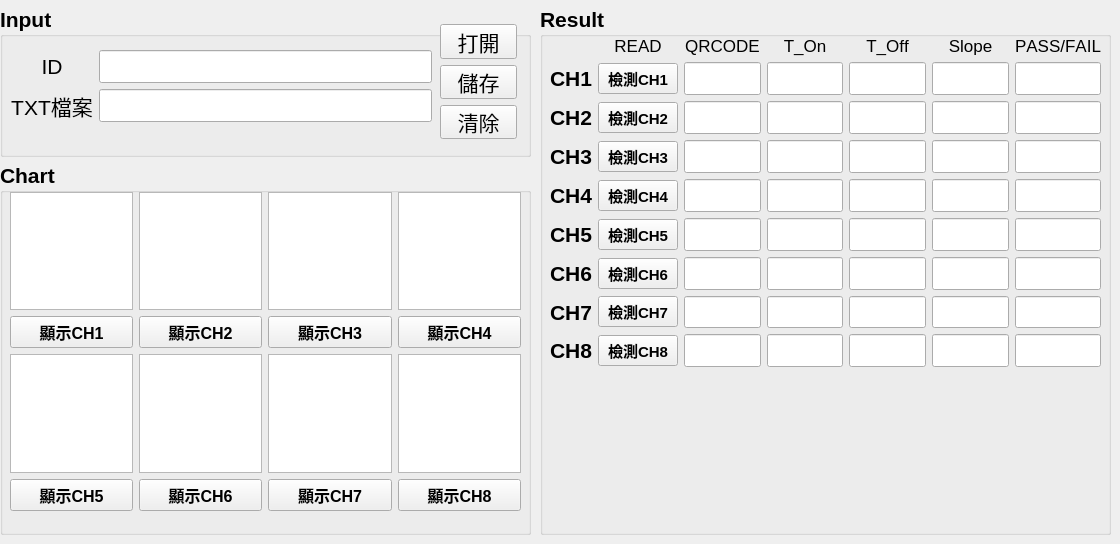
    <widget class="QWidget" name="tab_Sulink">
     <attribute name="title">
      <string>溫度保護器</string>
     </attribute>
     <widget class="QGroupBox" name="Input_box">
      <property name="geometry">
       <rect>
        <x>0</x>
        <y>6</y>
        <width>531</width>
        <height>151</height>
       </rect>
      </property>
      <property name="font">
       <font>
        <pointsize>16</pointsize>
        <weight>75</weight>
        <italic>false</italic>
        <bold>true</bold>
        <underline>false</underline>
        <strikeout>false</strikeout>
        <kerning>true</kerning>
       </font>
      </property>
      <property name="styleSheet">
       <string notr="true">QGroupBox {
            border-color: rgb(156, 156, 156);
        }</string>
      </property>
      <property name="title">
       <string>Input</string>
      </property>
      <widget class="QWidget" name="">
       <property name="geometry">
        <rect>
         <x>11</x>
         <y>44</y>
         <width>421</width>
         <height>73</height>
        </rect>
       </property>
       <layout class="QGridLayout" name="gridLayout_2">
        <item row="0" column="0">
         <widget class="QLabel" name="label_name">
          <property name="font">
           <font>
            <pointsize>16</pointsize>
            <weight>50</weight>
            <italic>false</italic>
            <bold>false</bold>
            <underline>false</underline>
            <strikeout>false</strikeout>
            <kerning>false</kerning>
           </font>
          </property>
          <property name="text">
           <string>ID</string>
          </property>
          <property name="alignment">
           <set>Qt::AlignCenter</set>
          </property>
         </widget>
        </item>
        <item row="0" column="1">
         <widget class="QLineEdit" name="input_name">
          <property name="font">
           <font>
            <pointsize>16</pointsize>
            <kerning>false</kerning>
           </font>
          </property>
         </widget>
        </item>
        <item row="1" column="0">
         <widget class="QLabel" name="label_txt_2">
          <property name="font">
           <font>
            <pointsize>16</pointsize>
            <weight>50</weight>
            <italic>false</italic>
            <bold>false</bold>
            <underline>false</underline>
            <strikeout>false</strikeout>
            <kerning>false</kerning>
           </font>
          </property>
          <property name="text">
           <string>TXT檔案</string>
          </property>
          <property name="alignment">
           <set>Qt::AlignCenter</set>
          </property>
         </widget>
        </item>
        <item row="1" column="1">
         <widget class="QLineEdit" name="input_file">
          <property name="font">
           <font>
            <pointsize>16</pointsize>
            <kerning>false</kerning>
           </font>
          </property>
         </widget>
        </item>
       </layout>
      </widget>
      <widget class="QWidget" name="">
       <property name="geometry">
        <rect>
         <x>440</x>
         <y>18</y>
         <width>77</width>
         <height>115</height>
        </rect>
       </property>
       <layout class="QGridLayout" name="gridLayout_8">
        <item row="0" column="0">
         <widget class="QPushButton" name="btn_opentxt">
          <property name="font">
           <font>
            <pointsize>16</pointsize>
            <weight>50</weight>
            <italic>false</italic>
            <bold>false</bold>
            <underline>false</underline>
            <strikeout>false</strikeout>
            <kerning>false</kerning>
           </font>
          </property>
          <property name="text">
           <string>打開</string>
          </property>
         </widget>
        </item>
        <item row="1" column="0">
         <widget class="QPushButton" name="btn_save">
          <property name="font">
           <font>
            <pointsize>16</pointsize>
            <weight>50</weight>
            <italic>false</italic>
            <bold>false</bold>
            <underline>false</underline>
            <strikeout>false</strikeout>
            <kerning>true</kerning>
           </font>
          </property>
          <property name="text">
           <string>儲存</string>
          </property>
         </widget>
        </item>
        <item row="2" column="0">
         <widget class="QPushButton" name="btn_clean">
          <property name="font">
           <font>
            <pointsize>16</pointsize>
            <weight>50</weight>
            <italic>false</italic>
            <bold>false</bold>
            <underline>false</underline>
            <strikeout>false</strikeout>
            <kerning>true</kerning>
           </font>
          </property>
          <property name="text">
           <string>清除</string>
          </property>
         </widget>
        </item>
       </layout>
      </widget>
     </widget>
     <widget class="QGroupBox" name="Chart_box">
      <property name="geometry">
       <rect>
        <x>0</x>
        <y>162</y>
        <width>531</width>
        <height>373</height>
       </rect>
      </property>
      <property name="font">
       <font>
        <pointsize>16</pointsize>
        <weight>75</weight>
        <bold>true</bold>
       </font>
      </property>
      <property name="title">
       <string>Chart</string>
      </property>
      <widget class="QSplitter" name="splitter_2">
       <property name="geometry">
        <rect>
         <x>16</x>
         <y>156</y>
         <width>0</width>
         <height>0</height>
        </rect>
       </property>
       <property name="orientation">
        <enum>Qt::Vertical</enum>
       </property>
       <widget class="QWidget" name="widget_6" native="true">
        <property name="styleSheet">
         <string notr="true">background-color: rgb(255, 255, 255);</string>
        </property>
       </widget>
       <widget class="QWidget" name="widget_7" native="true">
        <property name="styleSheet">
         <string notr="true">background-color: rgb(255, 255, 255);</string>
        </property>
       </widget>
       <widget class="QWidget" name="widget_8" native="true">
        <property name="styleSheet">
         <string notr="true">background-color: rgb(255, 255, 255);</string>
        </property>
       </widget>
       <widget class="QWidget" name="widget_5" native="true">
        <property name="styleSheet">
         <string notr="true">background-color: rgb(255, 255, 255);</string>
        </property>
       </widget>
      </widget>
      <widget class="QWidget" name="layoutWidget_2">
       <property name="geometry">
        <rect>
         <x>10</x>
         <y>30</y>
         <width>511</width>
         <height>319</height>
        </rect>
       </property>
       <layout class="QGridLayout" name="gridLayout_3">
        <item row="0" column="1">
         <widget class="QGraphicsView" name="ch2_chart"/>
        </item>
        <item row="2" column="1">
         <widget class="QGraphicsView" name="ch6_chart"/>
        </item>
        <item row="1" column="3">
         <widget class="QPushButton" name="ch4_display">
          <property name="font">
           <font>
            <pointsize>12</pointsize>
            <weight>75</weight>
            <bold>true</bold>
           </font>
          </property>
          <property name="text">
           <string>顯示CH4</string>
          </property>
         </widget>
        </item>
        <item row="2" column="2">
         <widget class="QGraphicsView" name="ch7_chart"/>
        </item>
        <item row="0" column="3">
         <widget class="QGraphicsView" name="ch4_chart"/>
        </item>
        <item row="3" column="2">
         <widget class="QPushButton" name="ch7_display">
          <property name="font">
           <font>
            <pointsize>12</pointsize>
            <weight>75</weight>
            <bold>true</bold>
           </font>
          </property>
          <property name="text">
           <string>顯示CH7</string>
          </property>
         </widget>
        </item>
        <item row="0" column="2">
         <widget class="QGraphicsView" name="ch3_chart"/>
        </item>
        <item row="3" column="0">
         <widget class="QPushButton" name="ch5_display">
          <property name="font">
           <font>
            <pointsize>12</pointsize>
            <weight>75</weight>
            <bold>true</bold>
           </font>
          </property>
          <property name="text">
           <string>顯示CH5</string>
          </property>
         </widget>
        </item>
        <item row="3" column="1">
         <widget class="QPushButton" name="ch6_display">
          <property name="font">
           <font>
            <pointsize>12</pointsize>
            <weight>75</weight>
            <bold>true</bold>
           </font>
          </property>
          <property name="text">
           <string>顯示CH6</string>
          </property>
         </widget>
        </item>
        <item row="2" column="3">
         <widget class="QGraphicsView" name="ch8_chart"/>
        </item>
        <item row="0" column="0">
         <widget class="QGraphicsView" name="ch1_chart"/>
        </item>
        <item row="1" column="1">
         <widget class="QPushButton" name="ch2_display">
          <property name="font">
           <font>
            <pointsize>12</pointsize>
            <weight>75</weight>
            <bold>true</bold>
           </font>
          </property>
          <property name="text">
           <string>顯示CH2</string>
          </property>
         </widget>
        </item>
        <item row="2" column="0">
         <widget class="QGraphicsView" name="ch5_chart"/>
        </item>
        <item row="3" column="3">
         <widget class="QPushButton" name="ch8_display">
          <property name="font">
           <font>
            <pointsize>12</pointsize>
            <weight>75</weight>
            <bold>true</bold>
           </font>
          </property>
          <property name="text">
           <string>顯示CH8</string>
          </property>
         </widget>
        </item>
        <item row="1" column="0">
         <widget class="QPushButton" name="ch1_display">
          <property name="font">
           <font>
            <pointsize>12</pointsize>
            <weight>75</weight>
            <bold>true</bold>
           </font>
          </property>
          <property name="text">
           <string>顯示CH1</string>
          </property>
         </widget>
        </item>
        <item row="1" column="2">
         <widget class="QPushButton" name="ch3_display">
          <property name="font">
           <font>
            <pointsize>12</pointsize>
            <weight>75</weight>
            <bold>true</bold>
           </font>
          </property>
          <property name="text">
           <string>顯示CH3</string>
          </property>
         </widget>
        </item>
       </layout>
      </widget>
     </widget>
     <widget class="QGroupBox" name="Result_box">
      <property name="geometry">
       <rect>
        <x>540</x>
        <y>6</y>
        <width>571</width>
        <height>529</height>
       </rect>
      </property>
      <property name="font">
       <font>
        <pointsize>16</pointsize>
        <weight>75</weight>
        <bold>true</bold>
       </font>
      </property>
      <property name="title">
       <string>Result</string>
      </property>
      <widget class="QWidget" name="layoutWidget">
       <property name="geometry">
        <rect>
         <x>10</x>
         <y>30</y>
         <width>551</width>
         <height>331</height>
        </rect>
       </property>
       <layout class="QGridLayout" name="gridLayout">
        <item row="3" column="0">
         <widget class="QLabel" name="label_ch3">
          <property name="font">
           <font>
            <pointsize>16</pointsize>
            <weight>75</weight>
            <bold>true</bold>
           </font>
          </property>
          <property name="text">
           <string>CH3</string>
          </property>
          <property name="alignment">
           <set>Qt::AlignCenter</set>
          </property>
         </widget>
        </item>
        <item row="0" column="2">
         <widget class="QLabel" name="label_qrcode">
          <property name="font">
           <font>
            <pointsize>13</pointsize>
            <weight>50</weight>
            <bold>false</bold>
            <kerning>false</kerning>
           </font>
          </property>
          <property name="text">
           <string>QRCODE</string>
          </property>
          <property name="alignment">
           <set>Qt::AlignCenter</set>
          </property>
         </widget>
        </item>
        <item row="1" column="5">
         <widget class="QLineEdit" name="ch1_slope">
          <property name="alignment">
           <set>Qt::AlignCenter</set>
          </property>
         </widget>
        </item>
        <item row="0" column="3">
         <widget class="QLabel" name="label_T_On">
          <property name="font">
           <font>
            <pointsize>13</pointsize>
            <weight>50</weight>
            <bold>false</bold>
            <kerning>false</kerning>
           </font>
          </property>
          <property name="text">
           <string>T_On</string>
          </property>
          <property name="alignment">
           <set>Qt::AlignCenter</set>
          </property>
         </widget>
        </item>
        <item row="4" column="4">
         <widget class="QLineEdit" name="ch4_T_Off">
          <property name="alignment">
           <set>Qt::AlignCenter</set>
          </property>
         </widget>
        </item>
        <item row="3" column="3">
         <widget class="QLineEdit" name="ch3_T_On">
          <property name="alignment">
           <set>Qt::AlignCenter</set>
          </property>
         </widget>
        </item>
        <item row="7" column="3">
         <widget class="QLineEdit" name="ch7_T_On">
          <property name="alignment">
           <set>Qt::AlignCenter</set>
          </property>
         </widget>
        </item>
        <item row="1" column="2">
         <widget class="QLineEdit" name="ch1_qrcodelable">
          <property name="alignment">
           <set>Qt::AlignCenter</set>
          </property>
         </widget>
        </item>
        <item row="6" column="6">
         <widget class="QLineEdit" name="ch6_PF">
          <property name="alignment">
           <set>Qt::AlignCenter</set>
          </property>
         </widget>
        </item>
        <item row="6" column="3">
         <widget class="QLineEdit" name="ch6_T_On">
          <property name="alignment">
           <set>Qt::AlignCenter</set>
          </property>
         </widget>
        </item>
        <item row="8" column="2">
         <widget class="QLineEdit" name="ch8_qrcodelable">
          <property name="alignment">
           <set>Qt::AlignCenter</set>
          </property>
         </widget>
        </item>
        <item row="8" column="6">
         <widget class="QLineEdit" name="ch8_PF">
          <property name="alignment">
           <set>Qt::AlignCenter</set>
          </property>
         </widget>
        </item>
        <item row="7" column="5">
         <widget class="QLineEdit" name="ch7_slope">
          <property name="alignment">
           <set>Qt::AlignCenter</set>
          </property>
         </widget>
        </item>
        <item row="3" column="2">
         <widget class="QLineEdit" name="ch3_qrcodelable">
          <property name="alignment">
           <set>Qt::AlignCenter</set>
          </property>
         </widget>
        </item>
        <item row="3" column="5">
         <widget class="QLineEdit" name="ch3_slope">
          <property name="alignment">
           <set>Qt::AlignCenter</set>
          </property>
         </widget>
        </item>
        <item row="1" column="0">
         <widget class="QLabel" name="label_ch1">
          <property name="font">
           <font>
            <pointsize>16</pointsize>
            <weight>75</weight>
            <bold>true</bold>
           </font>
          </property>
          <property name="text">
           <string>CH1</string>
          </property>
          <property name="alignment">
           <set>Qt::AlignCenter</set>
          </property>
         </widget>
        </item>
        <item row="1" column="1">
         <widget class="QPushButton" name="ch1_qrcode">
          <property name="font">
           <font>
            <pointsize>11</pointsize>
            <weight>75</weight>
            <bold>true</bold>
           </font>
          </property>
          <property name="text">
           <string>檢測CH1</string>
          </property>
         </widget>
        </item>
        <item row="1" column="4">
         <widget class="QLineEdit" name="ch1_T_Off">
          <property name="alignment">
           <set>Qt::AlignCenter</set>
          </property>
         </widget>
        </item>
        <item row="2" column="3">
         <widget class="QLineEdit" name="ch2_T_On">
          <property name="alignment">
           <set>Qt::AlignCenter</set>
          </property>
         </widget>
        </item>
        <item row="7" column="1">
         <widget class="QPushButton" name="ch7_qrcode">
          <property name="font">
           <font>
            <pointsize>11</pointsize>
            <weight>75</weight>
            <bold>true</bold>
           </font>
          </property>
          <property name="text">
           <string>檢測CH7</string>
          </property>
         </widget>
        </item>
        <item row="4" column="2">
         <widget class="QLineEdit" name="ch4_qrcodelable">
          <property name="alignment">
           <set>Qt::AlignCenter</set>
          </property>
         </widget>
        </item>
        <item row="0" column="5">
         <widget class="QLabel" name="label_Slope">
          <property name="font">
           <font>
            <pointsize>13</pointsize>
            <weight>50</weight>
            <bold>false</bold>
            <kerning>false</kerning>
           </font>
          </property>
          <property name="text">
           <string>Slope</string>
          </property>
          <property name="alignment">
           <set>Qt::AlignCenter</set>
          </property>
         </widget>
        </item>
        <item row="5" column="0">
         <widget class="QLabel" name="label_ch5">
          <property name="font">
           <font>
            <pointsize>16</pointsize>
            <weight>75</weight>
            <bold>true</bold>
           </font>
          </property>
          <property name="text">
           <string>CH5</string>
          </property>
          <property name="alignment">
           <set>Qt::AlignCenter</set>
          </property>
         </widget>
        </item>
        <item row="3" column="1">
         <widget class="QPushButton" name="ch3_qrcode">
          <property name="font">
           <font>
            <pointsize>11</pointsize>
            <weight>75</weight>
            <bold>true</bold>
           </font>
          </property>
          <property name="text">
           <string>檢測CH3</string>
          </property>
         </widget>
        </item>
        <item row="4" column="1">
         <widget class="QPushButton" name="ch4_qrcode">
          <property name="font">
           <font>
            <pointsize>11</pointsize>
            <weight>75</weight>
            <bold>true</bold>
           </font>
          </property>
          <property name="text">
           <string>檢測CH4</string>
          </property>
         </widget>
        </item>
        <item row="8" column="5">
         <widget class="QLineEdit" name="ch8_slope">
          <property name="alignment">
           <set>Qt::AlignCenter</set>
          </property>
         </widget>
        </item>
        <item row="1" column="3">
         <widget class="QLineEdit" name="ch1_T_On">
          <property name="alignment">
           <set>Qt::AlignCenter</set>
          </property>
         </widget>
        </item>
        <item row="7" column="4">
         <widget class="QLineEdit" name="ch7_T_Off">
          <property name="alignment">
           <set>Qt::AlignCenter</set>
          </property>
         </widget>
        </item>
        <item row="2" column="6">
         <widget class="QLineEdit" name="ch2_PF">
          <property name="alignment">
           <set>Qt::AlignCenter</set>
          </property>
         </widget>
        </item>
        <item row="4" column="5">
         <widget class="QLineEdit" name="ch4_slope">
          <property name="alignment">
           <set>Qt::AlignCenter</set>
          </property>
         </widget>
        </item>
        <item row="2" column="1">
         <widget class="QPushButton" name="ch2_qrcode">
          <property name="font">
           <font>
            <pointsize>11</pointsize>
            <weight>75</weight>
            <bold>true</bold>
           </font>
          </property>
          <property name="text">
           <string>檢測CH2</string>
          </property>
         </widget>
        </item>
        <item row="1" column="6">
         <widget class="QLineEdit" name="ch1_PF">
          <property name="alignment">
           <set>Qt::AlignCenter</set>
          </property>
         </widget>
        </item>
        <item row="3" column="6">
         <widget class="QLineEdit" name="ch3_PF">
          <property name="alignment">
           <set>Qt::AlignCenter</set>
          </property>
         </widget>
        </item>
        <item row="4" column="0">
         <widget class="QLabel" name="label_ch4">
          <property name="font">
           <font>
            <pointsize>16</pointsize>
            <weight>75</weight>
            <bold>true</bold>
           </font>
          </property>
          <property name="text">
           <string>CH4</string>
          </property>
          <property name="alignment">
           <set>Qt::AlignCenter</set>
          </property>
         </widget>
        </item>
        <item row="5" column="5">
         <widget class="QLineEdit" name="ch5_slope">
          <property name="alignment">
           <set>Qt::AlignCenter</set>
          </property>
         </widget>
        </item>
        <item row="8" column="1">
         <widget class="QPushButton" name="ch8_qrcode">
          <property name="font">
           <font>
            <pointsize>11</pointsize>
            <weight>75</weight>
            <bold>true</bold>
           </font>
          </property>
          <property name="text">
           <string>檢測CH8</string>
          </property>
         </widget>
        </item>
        <item row="0" column="4">
         <widget class="QLabel" name="label_T_Off">
          <property name="font">
           <font>
            <pointsize>13</pointsize>
            <weight>50</weight>
            <bold>false</bold>
            <kerning>false</kerning>
           </font>
          </property>
          <property name="text">
           <string>T_Off</string>
          </property>
          <property name="alignment">
           <set>Qt::AlignCenter</set>
          </property>
         </widget>
        </item>
        <item row="5" column="6">
         <widget class="QLineEdit" name="ch5_PF">
          <property name="alignment">
           <set>Qt::AlignCenter</set>
          </property>
         </widget>
        </item>
        <item row="5" column="1">
         <widget class="QPushButton" name="ch5_qrcode">
          <property name="font">
           <font>
            <pointsize>11</pointsize>
            <weight>75</weight>
            <bold>true</bold>
           </font>
          </property>
          <property name="text">
           <string>檢測CH5</string>
          </property>
         </widget>
        </item>
        <item row="0" column="6">
         <widget class="QLabel" name="label_T_On_14">
          <property name="font">
           <font>
            <pointsize>13</pointsize>
            <weight>50</weight>
            <bold>false</bold>
            <kerning>false</kerning>
           </font>
          </property>
          <property name="text">
           <string>PASS/FAIL</string>
          </property>
          <property name="alignment">
           <set>Qt::AlignCenter</set>
          </property>
         </widget>
        </item>
        <item row="7" column="0">
         <widget class="QLabel" name="label_ch7">
          <property name="font">
           <font>
            <pointsize>16</pointsize>
            <weight>75</weight>
            <bold>true</bold>
           </font>
          </property>
          <property name="text">
           <string>CH7</string>
          </property>
          <property name="alignment">
           <set>Qt::AlignCenter</set>
          </property>
         </widget>
        </item>
        <item row="5" column="4">
         <widget class="QLineEdit" name="ch5_T_Off">
          <property name="alignment">
           <set>Qt::AlignCenter</set>
          </property>
         </widget>
        </item>
        <item row="2" column="0">
         <widget class="QLabel" name="label_ch2">
          <property name="font">
           <font>
            <pointsize>16</pointsize>
            <weight>75</weight>
            <bold>true</bold>
           </font>
          </property>
          <property name="text">
           <string>CH2</string>
          </property>
          <property name="alignment">
           <set>Qt::AlignCenter</set>
          </property>
         </widget>
        </item>
        <item row="5" column="3">
         <widget class="QLineEdit" name="ch5_T_On">
          <property name="alignment">
           <set>Qt::AlignCenter</set>
          </property>
         </widget>
        </item>
        <item row="4" column="6">
         <widget class="QLineEdit" name="ch4_PF">
          <property name="alignment">
           <set>Qt::AlignCenter</set>
          </property>
         </widget>
        </item>
        <item row="6" column="1">
         <widget class="QPushButton" name="ch6_qrcode">
          <property name="font">
           <font>
            <pointsize>11</pointsize>
            <weight>75</weight>
            <bold>true</bold>
           </font>
          </property>
          <property name="text">
           <string>檢測CH6</string>
          </property>
         </widget>
        </item>
        <item row="7" column="6">
         <widget class="QLineEdit" name="ch7_PF">
          <property name="alignment">
           <set>Qt::AlignCenter</set>
          </property>
         </widget>
        </item>
        <item row="8" column="4">
         <widget class="QLineEdit" name="ch8_T_Off">
          <property name="alignment">
           <set>Qt::AlignCenter</set>
          </property>
         </widget>
        </item>
        <item row="8" column="3">
         <widget class="QLineEdit" name="ch8_T_On">
          <property name="alignment">
           <set>Qt::AlignCenter</set>
          </property>
         </widget>
        </item>
        <item row="8" column="0">
         <widget class="QLabel" name="label_ch8">
          <property name="font">
           <font>
            <pointsize>16</pointsize>
            <weight>75</weight>
            <bold>true</bold>
           </font>
          </property>
          <property name="text">
           <string>CH8</string>
          </property>
          <property name="alignment">
           <set>Qt::AlignCenter</set>
          </property>
         </widget>
        </item>
        <item row="6" column="2">
         <widget class="QLineEdit" name="ch6_qrcodelable">
          <property name="alignment">
           <set>Qt::AlignCenter</set>
          </property>
         </widget>
        </item>
        <item row="2" column="2">
         <widget class="QLineEdit" name="ch2_qrcodelable">
          <property name="alignment">
           <set>Qt::AlignCenter</set>
          </property>
         </widget>
        </item>
        <item row="2" column="5">
         <widget class="QLineEdit" name="ch2_slope">
          <property name="alignment">
           <set>Qt::AlignCenter</set>
          </property>
         </widget>
        </item>
        <item row="6" column="0">
         <widget class="QLabel" name="label_ch6">
          <property name="font">
           <font>
            <pointsize>16</pointsize>
            <weight>75</weight>
            <bold>true</bold>
           </font>
          </property>
          <property name="text">
           <string>CH6</string>
          </property>
          <property name="alignment">
           <set>Qt::AlignCenter</set>
          </property>
         </widget>
        </item>
        <item row="5" column="2">
         <widget class="QLineEdit" name="ch5_qrcodelable">
          <property name="alignment">
           <set>Qt::AlignCenter</set>
          </property>
         </widget>
        </item>
        <item row="6" column="4">
         <widget class="QLineEdit" name="ch6_T_Off">
          <property name="alignment">
           <set>Qt::AlignCenter</set>
          </property>
         </widget>
        </item>
        <item row="3" column="4">
         <widget class="QLineEdit" name="ch3_T_Off">
          <property name="alignment">
           <set>Qt::AlignCenter</set>
          </property>
         </widget>
        </item>
        <item row="2" column="4">
         <widget class="QLineEdit" name="ch2_T_Off">
          <property name="alignment">
           <set>Qt::AlignCenter</set>
          </property>
         </widget>
        </item>
        <item row="4" column="3">
         <widget class="QLineEdit" name="ch4_T_On">
          <property name="alignment">
           <set>Qt::AlignCenter</set>
          </property>
         </widget>
        </item>
        <item row="6" column="5">
         <widget class="QLineEdit" name="ch6_slope">
          <property name="alignment">
           <set>Qt::AlignCenter</set>
          </property>
         </widget>
        </item>
        <item row="7" column="2">
         <widget class="QLineEdit" name="ch7_qrcodelable">
          <property name="alignment">
           <set>Qt::AlignCenter</set>
          </property>
         </widget>
        </item>
        <item row="0" column="1">
         <widget class="QLabel" name="label_qrcode_3">
          <property name="font">
           <font>
            <pointsize>13</pointsize>
            <weight>50</weight>
            <bold>false</bold>
            <kerning>false</kerning>
           </font>
          </property>
          <property name="text">
           <string>READ</string>
          </property>
          <property name="alignment">
           <set>Qt::AlignCenter</set>
          </property>
         </widget>
        </item>
       </layout>
      </widget>
     </widget>
    </widget>
